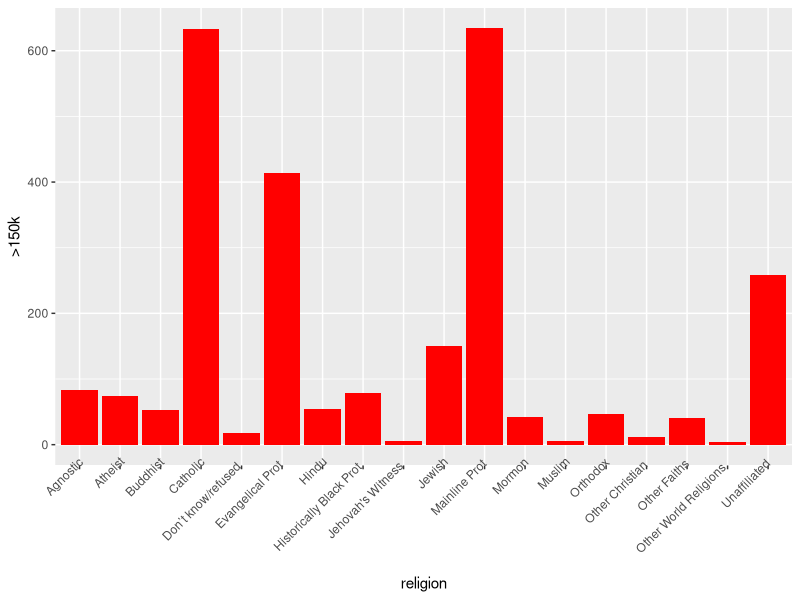
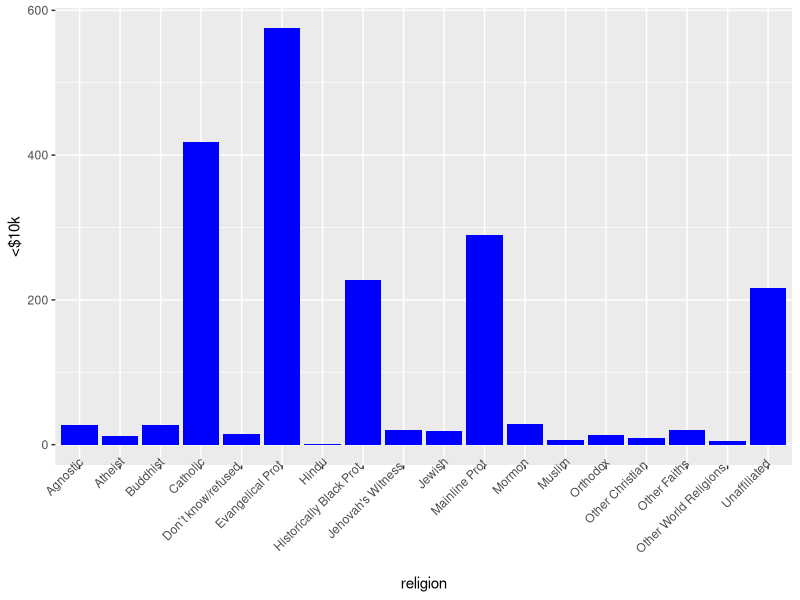

The R script that drew these images, in order:
## ---- chunk 1
library(tidyverse)

relig_income %>%
  ggplot(aes(x=religion, y= `>150k`)) + geom_col(fill="red") +
  theme(axis.text.x = element_text(angle = 45)) +
  theme(axis.text.x = element_text(vjust = 1.2)) +
  theme(axis.text.x = element_text(hjust = 1.1))

relig_income %>%
  ggplot(aes(x=religion, y= `<$10k`)) + geom_col(fill="blue") +
  theme(axis.text.x = element_text(angle = 45)) + 
  theme(axis.text.x = element_text(vjust = 1.2)) +
  theme(axis.text.x = element_text(hjust = 1.1))
  
